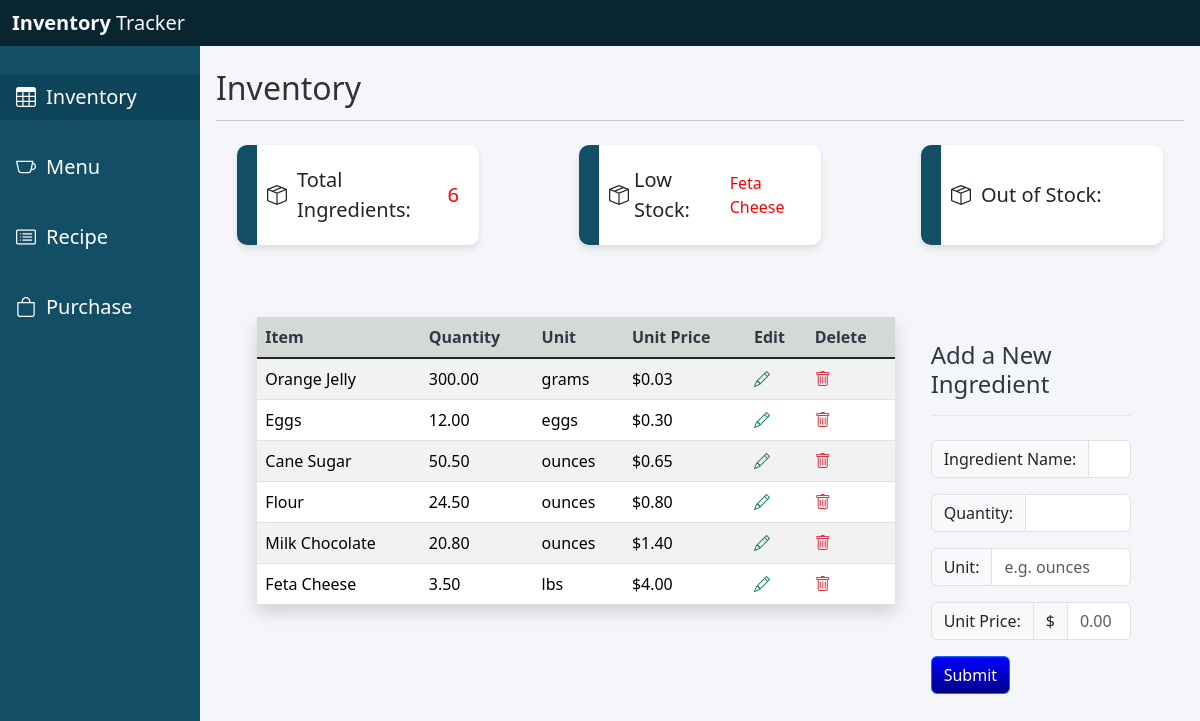
The page /inventory/ingredients/ on the database as committed earlier.
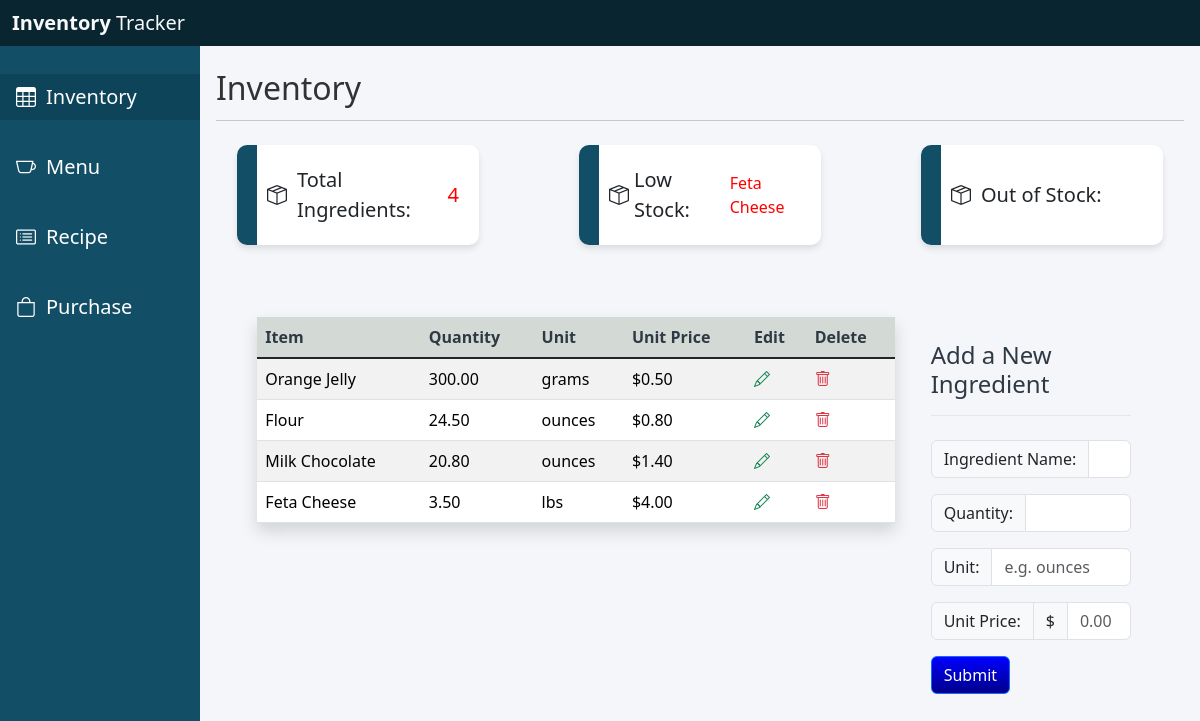
The same page on the database as committed later.
### Inventory/models.py (models this page shows, shortened)
class Ingredient(models.Model):
    name = models.CharField(max_length=50)
    quantity = models.DecimalField(max_digits=10, decimal_places=2)
    unit = models.CharField(max_length=50)
    unit_price = models.DecimalField(max_digits=10, decimal_places=2)

### Inventory/views.py (the view)
# urls.py: path('ingredients/', InventoryView.as_view(), name='ingredients_list'),
class InventoryView(ListView):
    model = Ingredient
    template_name = 'inventory/inventory.html'
    context_object_name = 'ingredients'

### Inventory/templates/inventory/inventory.html (shortened to what the changed rows need)
<!DOCTYPE html>
<html lang="en">
<head>
    <link href="https://cdn.jsdelivr.net/npm/bootstrap@5.3.3/dist/css/bootstrap.min.css" rel="stylesheet">
    <link rel="stylesheet" href="https://cdn.jsdelivr.net/npm/bootstrap-icons@1.11.3/font/bootstrap-icons.min.css">
</head>
<body>
    <div class="container-fluid">
        <div class="row">
            <div class="col mt-5 pt-3 p-3">
                <div class="mb-5 container-fluid">
                    <div class="row justify-content-center">
                        <div id="boxes" class="d-flex col-md-3 align-items-center fs-5" style="margin-right: 100px;">
                            <i class="bi bi-box-seam" style="margin-right: 10px; margin-left: 10px;"></i>Total Ingredients: <span class="fs-5" style="color: red; margin-left: 15px;">{{ ingredients.count }}</span>
                        </div>
                        <div id="boxes" class="d-flex col-md-3 align-items-center fs-5" style="margin-right: 100px;">
                            <div>
                                {% for ingredient in ingredients %}
                                    {% if ingredient.quantity <= 10 %}
                                        <div class="text-capitalize fs-6" style="margin-left: 15px; color: red;">{{ ingredient.name }}</div>
                                        {% elif ingredient.quantity <= 20 and ingredient.unit == "ounces" %}
                                        <div class="text-capitalize fs-6" style="margin-left: 15px; color: red;">{{ ingredient.name }}</div>
                                        {% elif ingredient.quantity <= 100 and ingredient.unit == "grams" %}
                                        <div class="text-capitalize fs-6" style="margin-left: 15px; color: red;">{{ ingredient.name }}</div>
                                    {% endif %}
                                {% endfor %}
                            </div>
                        </div>
                    </div>
                </div>
                <div class="row justify-content-center">
                    <div class="col-md-8 mt-4">
                        <table class="shadow table table-striped" style="border: 1px solid rbg(230,230,230);">
                            <thead>
                                <tr>
                                    <th scope="col">Item</th>
                                    <th scope="col">Quantity</th>
                                    <th scope="col">Unit</th>
                                    <th scope="col">Unit Price</th>
                                    <th scope="col">Edit</th>
                                    <th scope="col">Delete</th>
                                </tr>
                            <tbody class="table-group-divider">
                                {% for ingredient in ingredients %}
                                <tr>
                                    <td class="text-capitalize">{{ ingredient.name }}</td>
                                    <td>{{ ingredient.quantity }}</td>
                                    <td>{{ ingredient.unit }}</td>
                                    <td>${{ ingredient.unit_price }}</td>
                                    <td>
                                        <a id="editIngredient" href="{% url 'edit_item' ingredient.id %}"
                                        onclick="alert('Edit {{ ingredient.name }}');"
                                        class="text-success me-2">
                                            <i class="bi bi-pencil"></i>
                                        </a>
                                    </td>
                                    <td>
                                        <a href="{% url 'delete_item' ingredient.id %}" onclick="if(confirm('Are you sure you want to delete this item?')) { alert('{{ ingredient.name }} deleted'); }"
                                        class="text-danger">
                                            <i class="bi bi-trash"></i>
                                        </a>
                                    </td>
                                </tr>
                                {% endfor %}
                            </tbody>
                        </table>
                    </div>
                </div>
            </div>
        </div>
    </div>
</body>
</html>

Rows that differ between the two databases and show on the page:
removed Ingredient: name "Eggs", quantity "12.00", unit "eggs", unit_price "0.30"
removed Ingredient: name "Cane Sugar", quantity "50.50", unit "ounces", unit_price "0.65"
changed Ingredient "Orange Jelly": unit_price "0.03" → "0.50"
Other text that changed with them:
{{ ingredients.count }}: "6" → "4"
